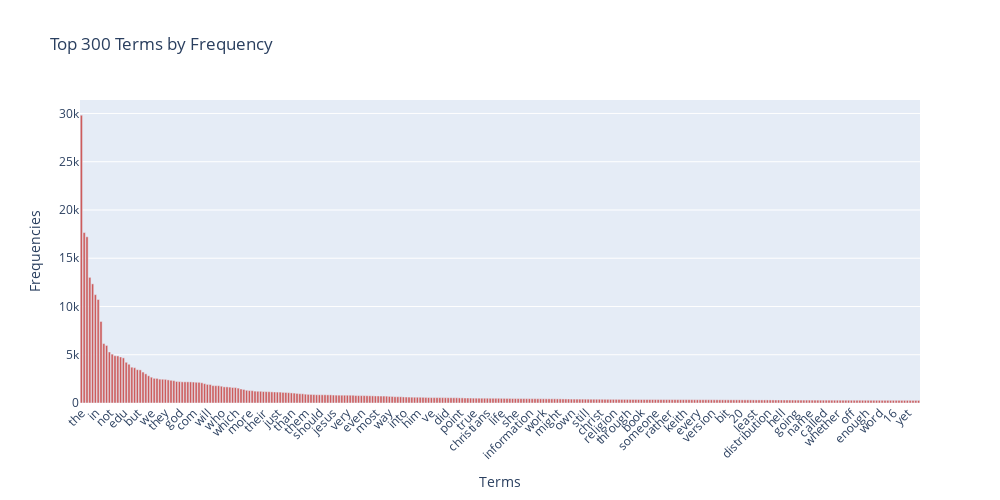

Write notebook code for a chart like this one.
### Markdown cell above
### >>> **Exercise 12 (take home):**
If you want a nicer interactive visualization here, I would encourage you try to install and use plotly to achieve this.

### Code cell
# Answer here
import plotly.graph_objects as go
term_frequencies = np.asarray(X_counts.sum(axis=0)).ravel()
terms = count_vect.get_feature_names_out()
# 選出出現次數最高的前 300 個詞
top_idx = np.argsort(term_frequencies)[::-1][:300]
top_terms = terms[top_idx]
top_freqs = term_frequencies[top_idx]
fig = go.Figure(data=[go.Bar(x=top_terms, 
                             y=top_freqs,
                             marker_color='indianred')])
fig.update_layout(title='Top 300 Terms by Frequency',
                  xaxis_title='Terms',
                  yaxis_title='Frequencies',
                  xaxis_tickangle=-45,
                  width=1000, height=500)
fig.show()

### Figure 1 — Plotly figure (JSON) as saved in the notebook; plotly's stock layout.template omitted (floating-point values rounded to 4 significant figures; data arrays with more than 128 entries replaced by an {"elided": "..."} marker saying what was removed)
{"data": [{"marker": {"color": "indianred"}, "type": "bar", "x": {"elided": "300 str values"}, "y": {"elided": "300 int values"}}], "layout": {"height": 500, "title": {"text": "Top 300 Terms by Frequency"}, "width": 1000, "xaxis": {"tickangle": -45, "title": {"text": "Terms"}}, "yaxis": {"title": {"text": "Frequencies"}}}}
